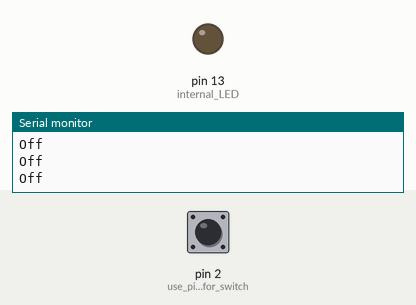
Simulated run of this sketch. Board: Arduino Uno, built with avr-gcc and run on an emulated ATmega328P. Shown: output pins drawn as LEDs (lit = HIGH), the last lines printed to the serial monitor. The inputs (shaded band) are chosen by the test bench; at power-on: pin 2 (use_pin2_for_switch) HIGH.

Above: at 1.2 s.
1.3 s: pin 2 (use_pin2_for_switch) pulled LOW for 0.15 s
At 1.4 s:
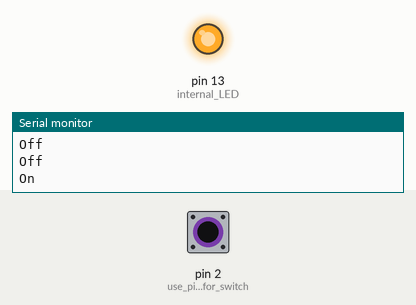
3.0 s: pin 2 (use_pin2_for_switch) pulled LOW for 3.2 s
At 7.6 s:
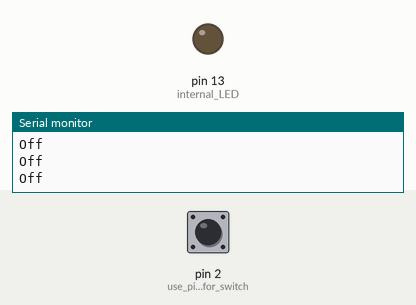
Timing chart, 0 to 9.1 s (numbered marks = the images above; inputs shaded):
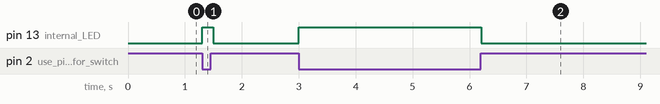

Measured:
- after the input at 1.3 s, pin 13 (internal_LED): LOW → HIGH at once, → LOW 0.20 s later
- after the input at 3.0 s, pin 13 (internal_LED): LOW → HIGH at once, → LOW 3.2 s later

The sketch:

Week3_1_1_switch_button_serial.ino
```cpp
//การใช้งาน switch button หรือสวิตช์กดติดปล่อยดับ
void setup() {
  pinMode(2,INPUT_PULLUP); //use pin2 for switch
  pinMode(13,OUTPUT); //internal LED
  Serial.begin(9600); //9600 baud rate for serial monitor
}

void loop() {
  // put your main code here, to run repeatedly:
  if (digitalRead(2) == LOW){
    Serial.println("On");
    digitalWrite(13,HIGH);
  }
  else{
    Serial.println("Off");
    digitalWrite(13,LOW);
  }
  delay(100); //delay 100ms between each loop
}
```
